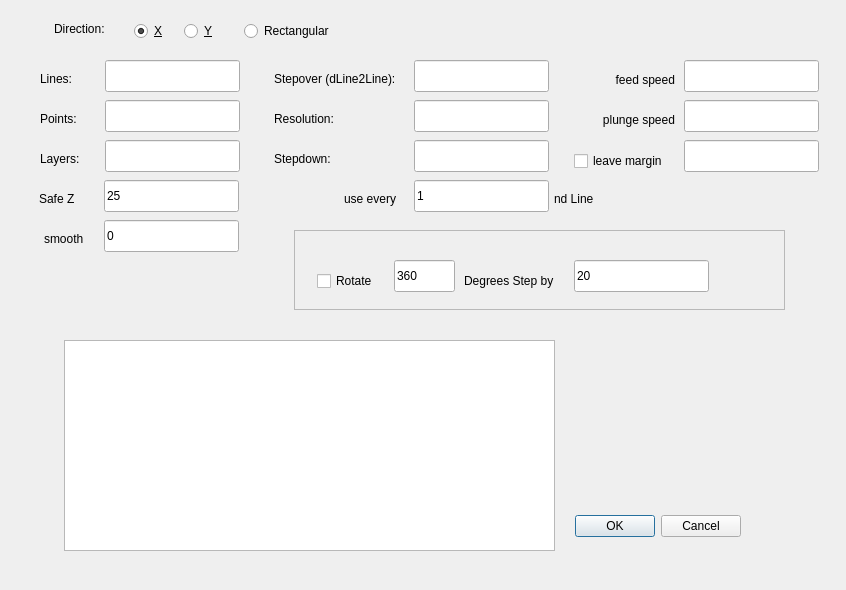
<?xml version="1.0" encoding="UTF-8"?>
<ui version="4.0">
 <class>dlgRadialCutter</class>
 <widget class="QDialog" name="dlgRadialCutter">
  <property name="geometry">
   <rect>
    <x>0</x>
    <y>0</y>
    <width>846</width>
    <height>590</height>
   </rect>
  </property>
  <property name="windowTitle">
   <string>Dialog</string>
  </property>
  <widget class="QDialogButtonBox" name="buttonBox">
   <property name="geometry">
    <rect>
     <x>550</x>
     <y>510</y>
     <width>191</width>
     <height>32</height>
    </rect>
   </property>
   <property name="orientation">
    <enum>Qt::Horizontal</enum>
   </property>
   <property name="standardButtons">
    <set>QDialogButtonBox::Cancel|QDialogButtonBox::Ok</set>
   </property>
  </widget>
  <widget class="QLineEdit" name="leMargin">
   <property name="geometry">
    <rect>
     <x>684</x>
     <y>140</y>
     <width>135</width>
     <height>32</height>
    </rect>
   </property>
   <property name="text">
    <string/>
   </property>
   <property name="placeholderText">
    <string/>
   </property>
  </widget>
  <widget class="QLabel" name="label">
   <property name="geometry">
    <rect>
     <x>40</x>
     <y>150</y>
     <width>44</width>
     <height>18</height>
    </rect>
   </property>
   <property name="text">
    <string>Layers:</string>
   </property>
  </widget>
  <widget class="QLineEdit" name="lineEdit_points">
   <property name="geometry">
    <rect>
     <x>105</x>
     <y>100</y>
     <width>135</width>
     <height>32</height>
    </rect>
   </property>
  </widget>
  <widget class="QLineEdit" name="leFeedSpeed">
   <property name="geometry">
    <rect>
     <x>684</x>
     <y>60</y>
     <width>135</width>
     <height>32</height>
    </rect>
   </property>
  </widget>
  <widget class="QLineEdit" name="le_SafeZ">
   <property name="geometry">
    <rect>
     <x>104</x>
     <y>180</y>
     <width>135</width>
     <height>32</height>
    </rect>
   </property>
   <property name="text">
    <string>25</string>
   </property>
  </widget>
  <widget class="QLabel" name="lblUseline">
   <property name="geometry">
    <rect>
     <x>554</x>
     <y>190</y>
     <width>61</width>
     <height>18</height>
    </rect>
   </property>
   <property name="text">
    <string>nd Line</string>
   </property>
  </widget>
  <widget class="QLineEdit" name="lineEdit_lines">
   <property name="geometry">
    <rect>
     <x>105</x>
     <y>60</y>
     <width>135</width>
     <height>32</height>
    </rect>
   </property>
  </widget>
  <widget class="QLineEdit" name="le_stepdown">
   <property name="geometry">
    <rect>
     <x>414</x>
     <y>140</y>
     <width>135</width>
     <height>32</height>
    </rect>
   </property>
  </widget>
  <widget class="QLabel" name="label_12">
   <property name="geometry">
    <rect>
     <x>344</x>
     <y>190</y>
     <width>61</width>
     <height>18</height>
    </rect>
   </property>
   <property name="text">
    <string>use every</string>
   </property>
  </widget>
  <widget class="QRadioButton" name="rbrect">
   <property name="geometry">
    <rect>
     <x>244</x>
     <y>20</y>
     <width>105</width>
     <height>22</height>
    </rect>
   </property>
   <property name="text">
    <string>Rectangular</string>
   </property>
  </widget>
  <widget class="QLabel" name="label_11">
   <property name="geometry">
    <rect>
     <x>594</x>
     <y>70</y>
     <width>81</width>
     <height>20</height>
    </rect>
   </property>
   <property name="text">
    <string>feed speed</string>
   </property>
   <property name="alignment">
    <set>Qt::AlignRight|Qt::AlignTrailing|Qt::AlignVCenter</set>
   </property>
  </widget>
  <widget class="QLabel" name="label_5">
   <property name="geometry">
    <rect>
     <x>274</x>
     <y>70</y>
     <width>136</width>
     <height>18</height>
    </rect>
   </property>
   <property name="text">
    <string>Stepover (dLine2Line):</string>
   </property>
  </widget>
  <widget class="QLabel" name="label_9">
   <property name="geometry">
    <rect>
     <x>39</x>
     <y>190</y>
     <width>44</width>
     <height>18</height>
    </rect>
   </property>
   <property name="text">
    <string>Safe Z</string>
   </property>
  </widget>
  <widget class="QFrame" name="frame">
   <property name="geometry">
    <rect>
     <x>294</x>
     <y>230</y>
     <width>491</width>
     <height>80</height>
    </rect>
   </property>
   <property name="frameShape">
    <enum>QFrame::StyledPanel</enum>
   </property>
   <property name="frameShadow">
    <enum>QFrame::Raised</enum>
   </property>
   <widget class="QCheckBox" name="cbRotate">
    <property name="geometry">
     <rect>
      <x>23</x>
      <y>40</y>
      <width>71</width>
      <height>22</height>
     </rect>
    </property>
    <property name="text">
     <string>Rotate</string>
    </property>
   </widget>
   <widget class="QLineEdit" name="leRotateStep">
    <property name="geometry">
     <rect>
      <x>280</x>
      <y>30</y>
      <width>135</width>
      <height>32</height>
     </rect>
    </property>
    <property name="text">
     <string>20</string>
    </property>
   </widget>
   <widget class="QLineEdit" name="leRotateDegrees">
    <property name="geometry">
     <rect>
      <x>100</x>
      <y>30</y>
      <width>61</width>
      <height>32</height>
     </rect>
    </property>
    <property name="text">
     <string>360</string>
    </property>
   </widget>
   <widget class="QLabel" name="label_8">
    <property name="geometry">
     <rect>
      <x>170</x>
      <y>40</y>
      <width>111</width>
      <height>21</height>
     </rect>
    </property>
    <property name="text">
     <string>Degrees Step by</string>
    </property>
   </widget>
  </widget>
  <widget class="QLabel" name="label_2">
   <property name="geometry">
    <rect>
     <x>54</x>
     <y>20</y>
     <width>59</width>
     <height>18</height>
    </rect>
   </property>
   <property name="text">
    <string>Direction:</string>
   </property>
  </widget>
  <widget class="QCheckBox" name="cbLeaveMargin">
   <property name="geometry">
    <rect>
     <x>574</x>
     <y>150</y>
     <width>111</width>
     <height>22</height>
    </rect>
   </property>
   <property name="text">
    <string>leave margin</string>
   </property>
  </widget>
  <widget class="QLineEdit" name="le_resolution">
   <property name="geometry">
    <rect>
     <x>414</x>
     <y>100</y>
     <width>135</width>
     <height>32</height>
    </rect>
   </property>
  </widget>
  <widget class="QLabel" name="label_4">
   <property name="geometry">
    <rect>
     <x>40</x>
     <y>70</y>
     <width>36</width>
     <height>18</height>
    </rect>
   </property>
   <property name="text">
    <string>Lines:</string>
   </property>
  </widget>
  <widget class="QRadioButton" name="radioButton_xdir">
   <property name="geometry">
    <rect>
     <x>134</x>
     <y>20</y>
     <width>36</width>
     <height>22</height>
    </rect>
   </property>
   <property name="text">
    <string>&amp;X</string>
   </property>
   <property name="checked">
    <bool>true</bool>
   </property>
  </widget>
  <widget class="QLineEdit" name="lineEdit_layers">
   <property name="geometry">
    <rect>
     <x>105</x>
     <y>140</y>
     <width>135</width>
     <height>32</height>
    </rect>
   </property>
  </widget>
  <widget class="QLineEdit" name="lePlungeSpeed">
   <property name="geometry">
    <rect>
     <x>684</x>
     <y>100</y>
     <width>135</width>
     <height>32</height>
    </rect>
   </property>
  </widget>
  <widget class="QLabel" name="label_13">
   <property name="geometry">
    <rect>
     <x>44</x>
     <y>230</y>
     <width>51</width>
     <height>18</height>
    </rect>
   </property>
   <property name="text">
    <string>smooth</string>
   </property>
  </widget>
  <widget class="QLineEdit" name="le_stepover">
   <property name="geometry">
    <rect>
     <x>414</x>
     <y>60</y>
     <width>135</width>
     <height>32</height>
    </rect>
   </property>
  </widget>
  <widget class="QRadioButton" name="radioButton_ydir">
   <property name="geometry">
    <rect>
     <x>184</x>
     <y>20</y>
     <width>37</width>
     <height>22</height>
    </rect>
   </property>
   <property name="text">
    <string>&amp;Y</string>
   </property>
  </widget>
  <widget class="QTextEdit" name="textEditStatus">
   <property name="geometry">
    <rect>
     <x>64</x>
     <y>340</y>
     <width>491</width>
     <height>211</height>
    </rect>
   </property>
  </widget>
  <widget class="QLineEdit" name="leUseLine">
   <property name="geometry">
    <rect>
     <x>414</x>
     <y>180</y>
     <width>135</width>
     <height>32</height>
    </rect>
   </property>
   <property name="text">
    <string>1</string>
   </property>
  </widget>
  <widget class="QLineEdit" name="leSmooth">
   <property name="geometry">
    <rect>
     <x>104</x>
     <y>220</y>
     <width>135</width>
     <height>32</height>
    </rect>
   </property>
   <property name="text">
    <string>0</string>
   </property>
  </widget>
  <widget class="QLabel" name="label_6">
   <property name="geometry">
    <rect>
     <x>274</x>
     <y>110</y>
     <width>69</width>
     <height>18</height>
    </rect>
   </property>
   <property name="text">
    <string>Resolution:</string>
   </property>
  </widget>
  <widget class="QLabel" name="label_10">
   <property name="geometry">
    <rect>
     <x>584</x>
     <y>110</y>
     <width>91</width>
     <height>20</height>
    </rect>
   </property>
   <property name="text">
    <string>plunge speed</string>
   </property>
   <property name="alignment">
    <set>Qt::AlignRight|Qt::AlignTrailing|Qt::AlignVCenter</set>
   </property>
  </widget>
  <widget class="QLabel" name="label_7">
   <property name="geometry">
    <rect>
     <x>274</x>
     <y>150</y>
     <width>65</width>
     <height>18</height>
    </rect>
   </property>
   <property name="text">
    <string>Stepdown:</string>
   </property>
  </widget>
  <widget class="QLabel" name="label_3">
   <property name="geometry">
    <rect>
     <x>40</x>
     <y>110</y>
     <width>42</width>
     <height>18</height>
    </rect>
   </property>
   <property name="text">
    <string>Points:</string>
   </property>
  </widget>
 </widget>
 <resources/>
 <connections>
  <connection>
   <sender>buttonBox</sender>
   <signal>accepted()</signal>
   <receiver>dlgRadialCutter</receiver>
   <slot>accept()</slot>
   <hints>
    <hint type="sourcelabel">
     <x>248</x>
     <y>254</y>
    </hint>
    <hint type="destinationlabel">
     <x>157</x>
     <y>274</y>
    </hint>
   </hints>
  </connection>
  <connection>
   <sender>buttonBox</sender>
   <signal>rejected()</signal>
   <receiver>dlgRadialCutter</receiver>
   <slot>reject()</slot>
   <hints>
    <hint type="sourcelabel">
     <x>316</x>
     <y>260</y>
    </hint>
    <hint type="destinationlabel">
     <x>286</x>
     <y>274</y>
    </hint>
   </hints>
  </connection>
 </connections>
</ui>
